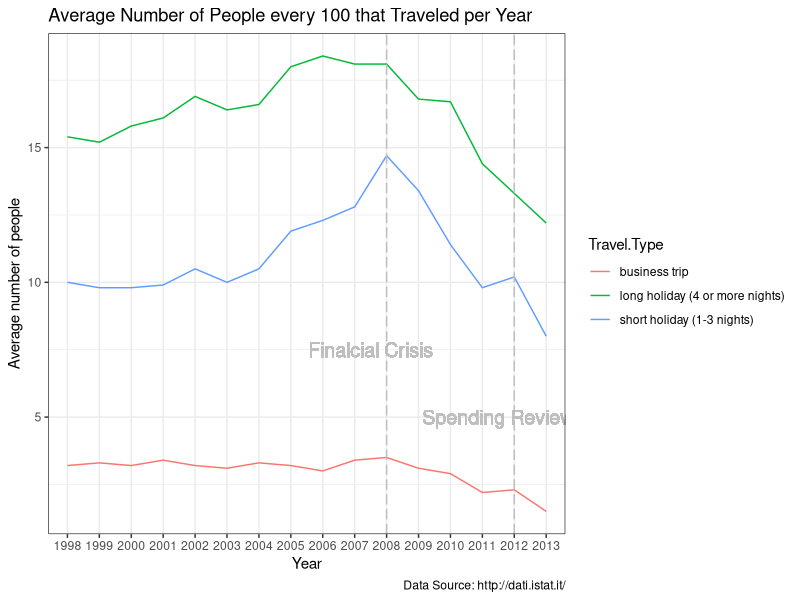

Generate this figure with R:
library(tidyverse)

theme_set(theme_bw())
data <- read.csv("processed_data/1.historical_data_1998_2013_type_of_journey.csv")

data %>%
  ggplot(aes(x = factor(Year), y = Avg.People.Per.Quarter, group = Travel.Type)) +
  geom_line(aes(color = Travel.Type)) +
  geom_vline(xintercept = 11, linetype = "longdash", color = "grey") +
  geom_vline(xintercept = 15, linetype = "longdash", color = "grey") +
  geom_text(aes(x = 10.5, label = "Finalcial Crisis", y = 7.5), color = "grey", size = 5) +
  geom_text(aes(x = 14.5, label = "Spending Review", y = 5), color = "grey", size = 5) +
  labs(
    title = "Average Number of People every 100 that Traveled per Year",
    caption = "Data Source: http://dati.istat.it/",
    x = "Year",
    y = "Average number of people"
  )
  # geom_errorbar(aes(ymin = Avg.People.Per.Quarter-Sd.People.Per.Quarter, ymax = Avg.People.Per.Quarter+Sd.People.Per.Quarter))
